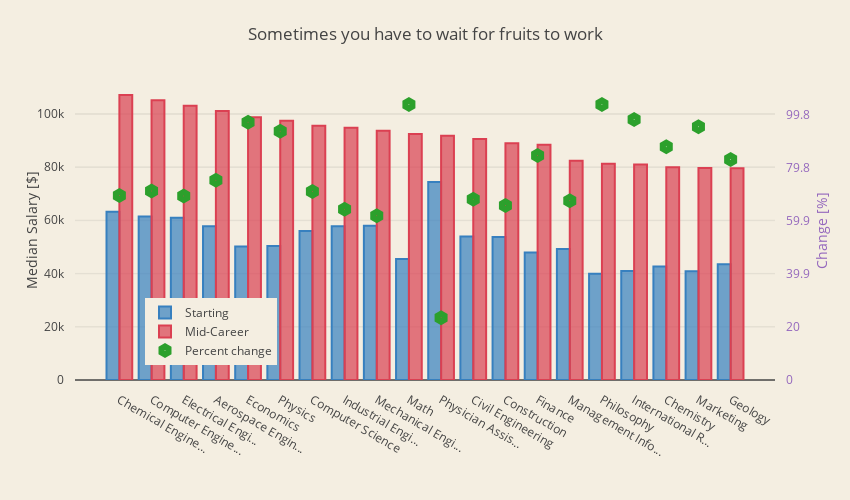

The notebook cell this image was saved under:
### Markdown cell above
### 3.3. Long term investment
<a id="long_term_investment"></a>

### Code cell
majors_sort = majors.sort_values("mid_p50", ascending=False).head(20)

def cut_name(x):
    if len(x) <= 18:
        return x
    else:
        return x[0:15] + "..."

trace1 = go.Bar(
    x = majors_sort["name"].apply(cut_name).tolist(),
    y = majors_sort["start_p50"].tolist(),
    name='Starting',
    marker=dict(
        color='rgba(55, 128, 191, 0.7)',
        line=dict(
            color='rgba(55, 128, 191, 1.0)',
            width=2,
        )
    )
)
trace2 = go.Bar(
    x = majors_sort["name"].apply(cut_name).tolist(),
    y = majors_sort["mid_p50"].tolist(),
    name='Mid-Career',
    marker=dict(
        color='rgba(219, 64, 82, 0.7)',
        line=dict(
            color='rgba(219, 64, 82, 1.0)',
            width=2,
        )
    )
)

trace3 = go.Scatter(
    x = majors_sort["name"].apply(cut_name).tolist(),
    y = majors_sort["increase"].tolist(),
    name='Percent change',
    mode = 'markers',
    marker=dict(
        symbol="hexagon-dot",
        size=15
    ),
    yaxis='y2'
)

data = [trace1, trace2, trace3]
layout = go.Layout(
    barmode='group',
    title = 'Sometimes you have to wait for fruits to work',
    width=850,
    height=500,
    margin=go.Margin(
        l=75,
        r=75,
        b=120,
        t=80,
        pad=10
    ),
    paper_bgcolor='rgb(244, 238, 225)',
    plot_bgcolor='rgb(244, 238, 225)',
    yaxis = dict(
        title= 'Median Salary [$]',
        anchor = 'x',
        rangemode='tozero'
    ),   
    yaxis2=dict(
        title='Change [%]',
        titlefont=dict(
            color='rgb(148, 103, 189)'
        ),
        tickfont=dict(
            color='rgb(148, 103, 189)'
        ),
        overlaying='y',
        side='right',
        anchor = 'x',
        rangemode = 'tozero',
        dtick = 19.95
    ),
    #legend=dict(x=-.1, y=1.2)
    legend=dict(x=0.1, y=0.05)
)

fig = go.Figure(data=data, layout=layout)
py.iplot(fig)

### Figure 1 — Plotly figure (JSON) as saved in the notebook; plotly's stock layout.template omitted (floating-point values rounded to 4 significant figures)
{"data": [{"marker": {"color": "rgba(55, 128, 191, 0.7)", "line": {"color": "rgba(55, 128, 191, 1.0)", "width": 2}}, "name": "Starting", "type": "bar", "x": ["Chemical Engine...", "Computer Engine...", "Electrical Engi...", "Aerospace Engin...", "Economics", "Physics", "Computer Science", "Industrial Engi...", "Mechanical Engi...", "Math", "Physician Assis...", "Civil Engineering", "Construction", "Finance", "Management Info...", "Philosophy", "International R...", "Chemistry", "Marketing", "Geology"], "y": [63200, 61400, 60900, 57700, 50100, 50300, 55900, 57700, 57900, 45400, 74300, 53900, 53700, 47900, 49200, 39900, 40900, 42600, 40800, 43500]}, {"marker": {"color": "rgba(219, 64, 82, 0.7)", "line": {"color": "rgba(219, 64, 82, 1.0)", "width": 2}}, "name": "Mid-Career", "type": "bar", "x": ["Chemical Engine...", "Computer Engine...", "Electrical Engi...", "Aerospace Engin...", "Economics", "Physics", "Computer Science", "Industrial Engi...", "Mechanical Engi...", "Math", "Physician Assis...", "Civil Engineering", "Construction", "Finance", "Management Info...", "Philosophy", "International R...", "Chemistry", "Marketing", "Geology"], "y": [107000, 105000, 103000, 101000, 98600, 97300, 95500, 94700, 93600, 92400, 91700, 90500, 88900, 88300, 82300, 81200, 80900, 79900, 79600, 79500]}, {"marker": {"size": 15, "symbol": "hexagon-dot"}, "mode": "markers", "name": "Percent change", "type": "scatter", "x": ["Chemical Engine...", "Computer Engine...", "Electrical Engi...", "Aerospace Engin...", "Economics", "Physics", "Computer Science", "Industrial Engi...", "Mechanical Engi...", "Math", "Physician Assis...", "Civil Engineering", "Construction", "Finance", "Management Info...", "Philosophy", "International R...", "Chemistry", "Marketing", "Geology"], "y": [69.3, 71, 69.1, 75, 96.8, 93.4, 70.8, 64.1, 61.7, 103.5, 23.4, 67.9, 65.5, 84.3, 67.3, 103.5, 97.8, 87.6, 95.1, 82.8], "yaxis": "y2"}], "layout": {"barmode": "group", "height": 500, "legend": {"x": 0.1, "y": 0.05}, "margin": {"b": 120, "l": 75, "pad": 10, "r": 75, "t": 80}, "paper_bgcolor": "rgb(244, 238, 225)", "plot_bgcolor": "rgb(244, 238, 225)", "title": "Sometimes you have to wait for fruits to work", "width": 850, "yaxis": {"anchor": "x", "rangemode": "tozero", "title": "Median Salary [$]"}, "yaxis2": {"anchor": "x", "dtick": 19.95, "overlaying": "y", "rangemode": "tozero", "side": "right", "tickfont": {"color": "rgb(148, 103, 189)"}, "title": "Change [%]", "titlefont": {"color": "rgb(148, 103, 189)"}}}}
